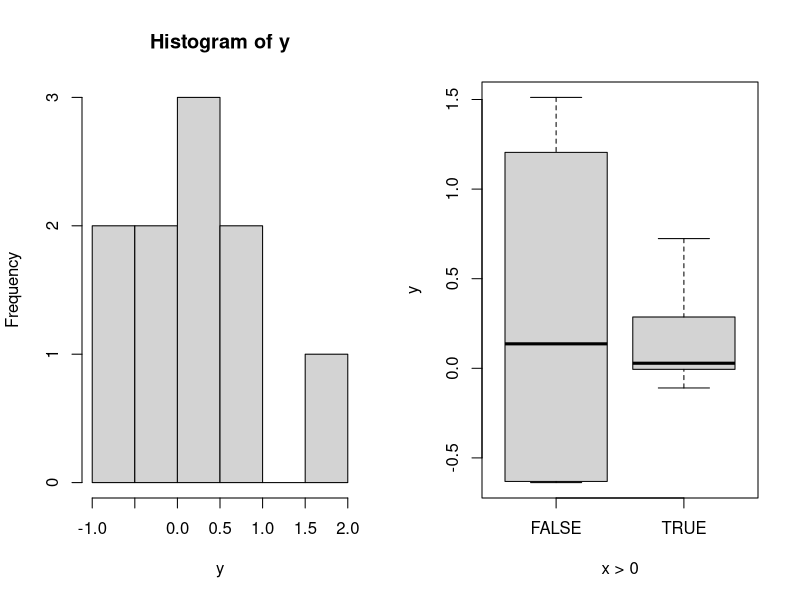
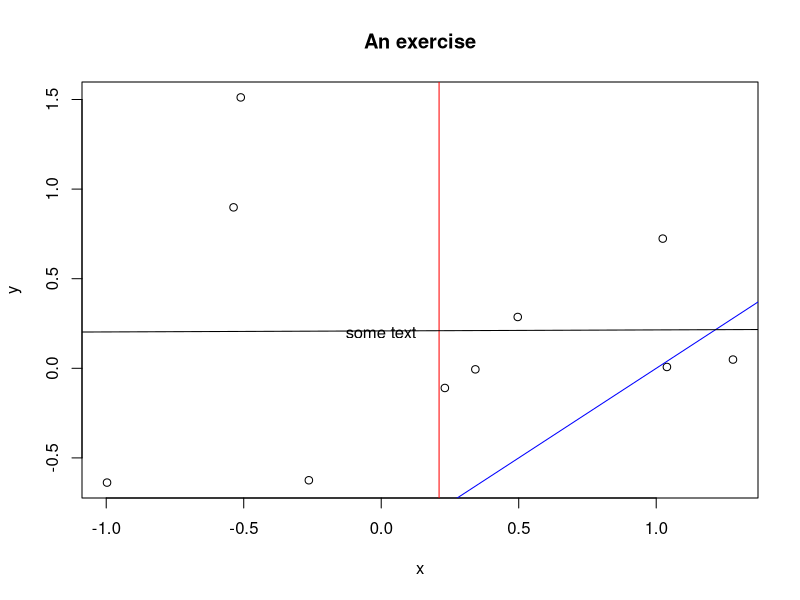
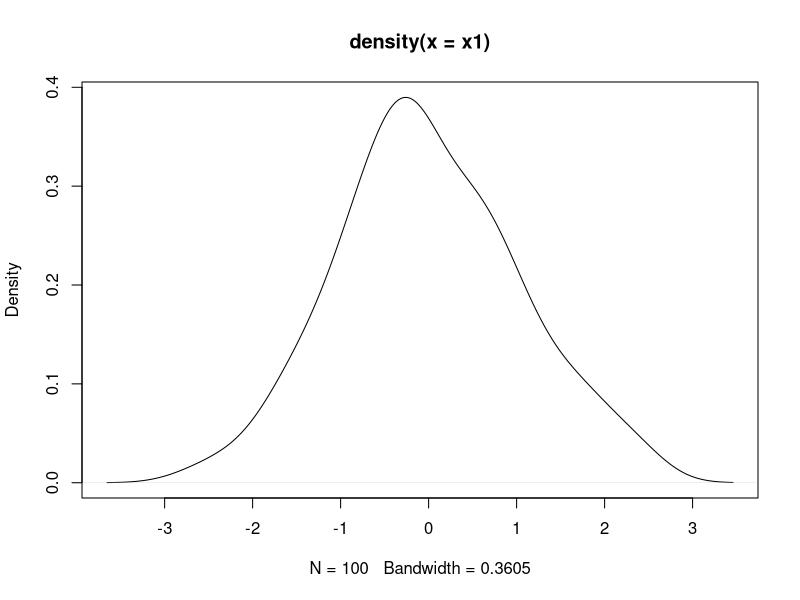
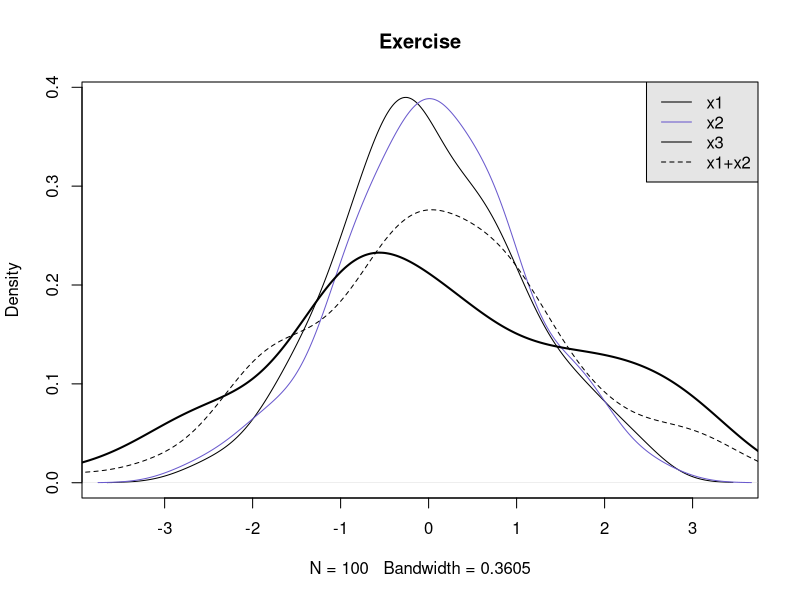

These figures' R source, in order:
## ---- chunk 1
mean
## ---- chunk 2
my.example <- 4 + 5
my.example
## ---- chunk 3
my.name <- dir()
my.name
## ---- chunk 4
?mean
## ---- chunk 5
getwd()
## setwd("/Users/nataliagarbirasdiaz/Dropbox/Academic/UC_Berkeley/EGAP/Training/R_handouts")   
## ---- chunk 6
library(Hmisc)
## ---- chunk 7
rm(list = ls())                                   
set.seed(20150420)        # OPT: Set a  seed to make replication possible. 
## ---- chunk 8
a <- 5                 # "<-"  is the assignment command; it is used to define things. eg:
a

b <- 1:10              # ":"  is used to define a string of integers
b

v <- c(1,3,2,4,110,pi) # use c() to make a vector with anything in it
v

# Extract elements of a vector:

b[1]                   # Returns position 1
b[6:5]                 # returns positions 6 and 5, in that order
b[-1]                  # Returns all but the first number  

# Returns all numbers indicated as "TRUE"
b[c(TRUE, FALSE, TRUE, FALSE, FALSE, TRUE, TRUE, FALSE, FALSE, FALSE)]  
                                                                          
# Assign new values to particular elements of a vector
b[5] <- 0
b
## ---- chunk 9
matrix(1:12, 3, 4)             # Make a 3*4 matrix with numbers 1:12
matrix(1:12, 4, 3)             # Make a 4*2 matrix with numbers 1:12
matrix(1:3, 4, 3)              # Make a 4*3 matrix with numbers 1:3, cycling; filling along by column
matrix(1:3, 4, 3, byrow=TRUE)  # Make a 4*3 matrix with numbers 1:3, cycling, filling  by row
## ---- chunk 10
M<-matrix(1:12, 3, 4)
rownames(M) = c("a","b","c")
colnames(M) = c("A","B","C", "Z")
M
## ---- chunk 11
sum(b)                     # sum
mean(b)                    # mean
max(b)                     # mean
min(b)                     # min
sd(b)                      # standard deviation
var(b)                     # variance
## ---- chunk 12
b^2                        # Square the variable
matrix(1:3, 4, 3)^2        # Square the elements of a matrix 
b^.5                       # Square root of the variable
log(b)                     # log of variable
exp(b)                     # e to the b
## ---- chunk 13
b==2                       # Is equal to
b<5                        # Less than
b>=5                       # Greater than or equal to 
b<=5 | b/4==2              # OR
b>2 & b<9                  # AND
is.na(b)                   # where is data missing
which(b<5)                 # gives indices of values meeting logical requirement
## ---- chunk 14
rnorm(5)                      # Draws 5 obs. from normal distribution
rbinom(5, 10, .4)             # Draws from a binomial distribution
runif(5)                      # Draws from a uniform distribution
## ---- chunk 15
x  = rnorm(100)               # Create variable "x" with 100 obs. from normal distribution
y  = x+rnorm(100)

y+x                            # Add variables together (or subtract, multiply etc)
y>x                            # Logical relation between two variables?
cor(x,y)                       # Correlation between variables
t.test(y~(x>.5))               # t-test of null that variables unrelated
lm(y~x)                        # OLS regression 
M<- lm(y~x)   
summary(M)                     # Summary of OLS regression
y%*%x                          # inner product of variables

# Make a dataframe and view it
d <- data.frame(x, y)
## ---- chunk 16
x<-0                    
for(i in 1:10){         # repeat an expression for values of i in 1 to 10. 
  print(x<x+i)          # print allows you to see the results in the R console.  
   }

x=0
while(x <10){           # keep repeating an expression as long as some condition is satisfied
  print(x^2)
  x<-x+1
}

## ---- chunk 17
sapply(1:4, function(j) j^2)   # faster way to do loops; this example runs function j^2 on 
                               # numbers j in 1:4
M<-matrix(rnorm(40), 4, 10)
apply(M, 1, mean)              # faster way to do lots of operations on a matrix: here take the mean 
                               # of every ROW (1)
apply(M, 2, sd)                # faster way to do lots of operations on a matrix: here take the sd  
                               # of every COLUMN (2)
## ---- chunk 18
h <- function(a, b=1) {        # Define any function by 1. assigning arguments (here a,b) and
                               # 2. giving any default values
     a^2 -b                    # (here b=1), and then giving the function
          }             
h(1)                           # illustration of function
h(1,2)                         # illustration of function

## ---- chunk 19
# ( )   used for funtions, and for vectors: 
log(1)

# ( )   also used to keep things in blocks:
(1+2)/(2+1)
1+2/2+1

# [ ]   used to extract indices:
(10:12)[2]

# { } Used to keep blocks together, with final component returned:
x <- {
  a<-1
  b<-2
  a/b
}

x
## ---- chunk 20
# First, how do we do this?
y <- rnorm(10)                  # Generate y from a normal distribution 
x <- rnorm(10)                  # Generate y from a normal distribution 
## ---- chunk 21

mean(y)
mean(x)                 
var(x)
sd(x)
max(x)
min(x)
summary(x)          # Basic summary statistics

cov(x,y)            # What is cov? 
mean(y[x>0])        # Estimates the mean of y when x>0

## ---- chunk 22

par(mfrow = c(1,2))             # This lets you put a set of graphs on the same canvas -- here, 2*2
hist(y)                         # A histogram
boxplot(y~(x>0))                # Box plots
dev.off()                       # We tell R that we no longer want to plot in a 1 by 2 canvas. 
## ---- chunk 23
plot(x,y)                       # xy plots  
abline(a=-1, b = 1, col="blue") # Add a sloped line
abline(v=mean(x), col="red")    # Add a vertical line
abline(lm(y~x))                 # Add a regression line
text(0, 0.2, "some text")       # Add text
title("An exercise")            # Add a title

# A more fancy plot
x1 <- rnorm(100)
x2 <- rnorm(100) 
x3 <- rnorm(100)+x1+x2

plot(density(x1))           # We plot the distribution of x1. 

# How do we plot all three distributions?

plot(density(x1), main="Exercise")   #Notice we can add a title in the same plot command
lines(density(x2), col="slateblue")
lines(density(x3), lwd = 2)
lines(density(x1+x2), lty=2)

##Add a legend 
legend("topright", legend = c("x1","x2","x3","x1+x2"), 
       col = c("black", "slateblue", "black","black"),
       lty = c(1, 1, 1, 2), bg = "gray90")
